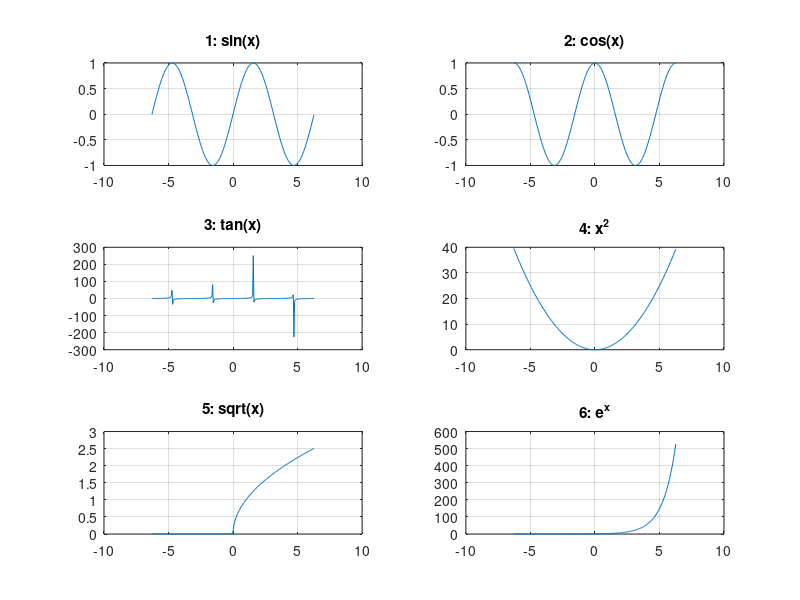

MATLAB code for this plot:
% close all the previous figures.  As with clear and clc, we will
% assume that all subsequent plotting examples include this line.
close all
% set a suitable range of x values for all the plots
x = -2*pi:.05:2*pi;
% set the first sub-plot region in the top left position
subplot(3,2,1)
% draw and title the plot
plot(x, sin(x))
title('1: sin(x)'); grid on
% the second sub-plot is at the top right
subplot(3,2,2)
plot(x, cos(x))
title('2: cos(x)'); grid on
% the third sub-plot is below the first plot in the left column
subplot(3,2,3)
plot(x, tan(x))
title('3: tan(x)'); grid on
subplot(3,2,4)
plot(x, x.^2)
title('4: x^2'); grid on
subplot(3,2,5)
plot(x, sqrt(x))
title('5: sqrt(x)'); grid on
subplot(3,2,6)
plot(x, exp(x))
title('6: e^x'); grid on
